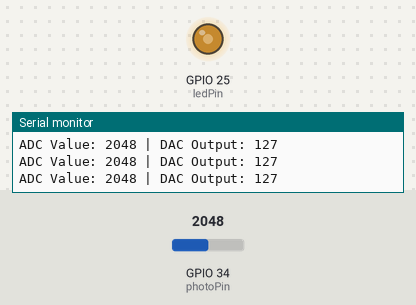
A sketch run on a simulated ESP32. Parts: output pins drawn as LEDs (lit = HIGH), the last lines printed to the serial monitor. Inputs (shaded band) come from the test bench; at power-on: GPIO 34 (photoPin) = 2048 (analog values on the 0–4095 scale).

Above: at 1.3 s.
1.4 s: GPIO 34 (photoPin) set to 2866
At 2.7 s:
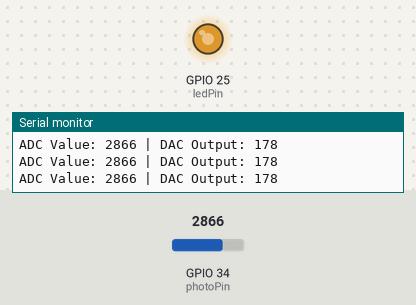
3.0 s: GPIO 34 (photoPin) set to 3603
At 3.9 s:
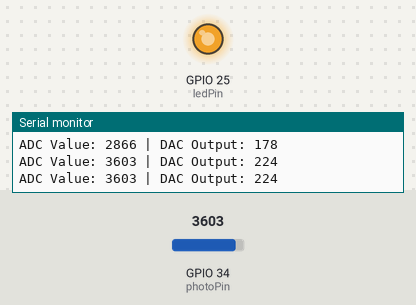
4.5 s: GPIO 34 (photoPin) set to 491
At 5.1 s:
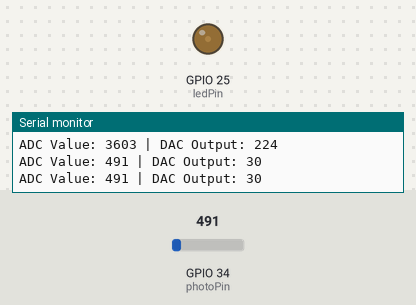
6.0 s: GPIO 34 (photoPin) set to 0
At 6.3 s:
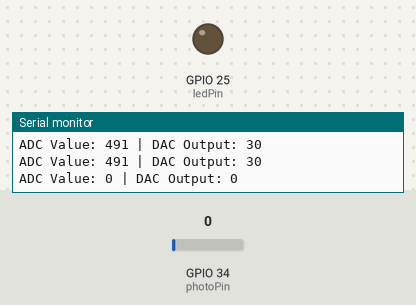
7.5 s: GPIO 34 (photoPin) set to 2047
At 8.7 s:
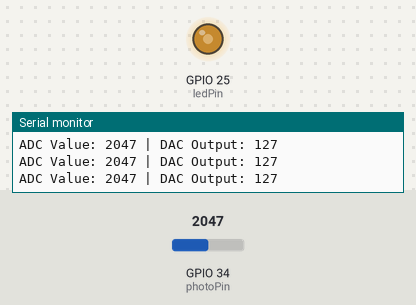
Timing chart, 0 to 10.0 s (numbered marks = the images above; inputs shaded):
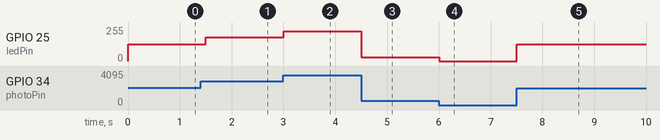

Measured:
- after the input at 1.4 s, GPIO 25 (ledPin): 127/255 → 178/255 after 0.10 s
- after the input at 3.0 s, GPIO 25 (ledPin): 178/255 → 224/255 at once
- after the input at 4.5 s, GPIO 25 (ledPin): 224/255 → 30/255 at once
- after the input at 6.0 s, GPIO 25 (ledPin): 30/255 → 0/255 at once
- after the input at 7.5 s, GPIO 25 (ledPin): 0/255 → 127/255 at once

The sketch:

lab-2_task-1.ino
```cpp
const int photoPin = 34;
const int ledPin = 25;

void setup() {
  Serial.begin(115200);
  analogReadResolution(12);
}

void loop() {
  int lightLevel = analogRead(photoPin);

  int dacValue = map(lightLevel, 0, 4095, 0, 255);

  dacWrite(ledPin, dacValue);

  Serial.print("ADC Value: ");
  Serial.print(lightLevel);
  Serial.print(" | DAC Output: ");
  Serial.println(dacValue);

  delay(500);
}
```
